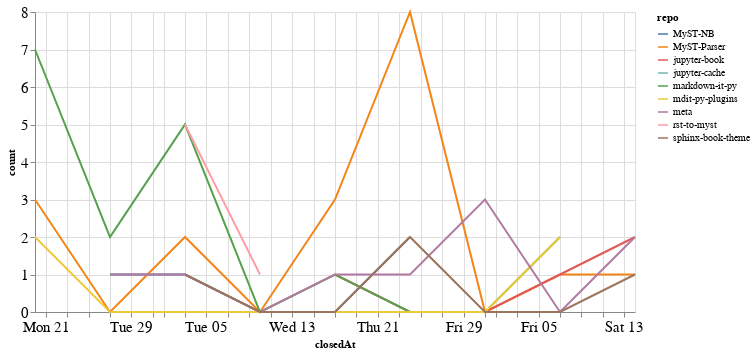

This figure's notebook cell:
### Code cell
closed_by_time = closed_by.groupby('repo').resample('W', on='closedAt').count()['author'].reset_index()
closed_by_time = closed_by_time.rename(columns={'author': 'count'})

alt.Chart(closed_by_time, width=600).mark_line().encode(
    x='closedAt',
    y='count',
    color='repo',
    tooltip="repo"
)

### Figure 1 — Vega-Lite specification as saved in the notebook (floating-point values rounded to 4 significant figures)
{"config": {"axisLeft": {"labelFontSize": 15}, "axisBottom": {"labelFontSize": 15}}, "data": {"name": "data-2b4bc404e41ec110e21d69b2e946ae57"}, "mark": "line", "encoding": {"color": {"type": "nominal", "field": "repo"}, "tooltip": {"type": "nominal", "field": "repo"}, "x": {"type": "temporal", "field": "closedAt"}, "y": {"type": "quantitative", "field": "count"}}, "width": 600, "$schema": "https://vega.github.io/schema/vega-lite/v4.8.1.json", "datasets": {"data-2b4bc404e41ec110e21d69b2e946ae57": [{"repo": "MyST-NB", "closedAt": "2020-12-27T00:00:00", "count": 1}, {"repo": "MyST-NB", "closedAt": "2021-01-03T00:00:00", "count": 1}, {"repo": "MyST-NB", "closedAt": "2021-01-10T00:00:00", "count": 0}, {"repo": "MyST-NB", "closedAt": "2021-01-17T00:00:00", "count": 0}, {"repo": "MyST-NB", "closedAt": "2021-01-24T00:00:00", "count": 2}, {"repo": "MyST-Parser", "closedAt": "2020-12-20T00:00:00", "count": 3}, {"repo": "MyST-Parser", "closedAt": "2020-12-27T00:00:00", "count": 0}, {"repo": "MyST-Parser", "closedAt": "2021-01-03T00:00:00", "count": 2}, {"repo": "MyST-Parser", "closedAt": "2021-01-10T00:00:00", "count": 0}, {"repo": "MyST-Parser", "closedAt": "2021-01-17T00:00:00", "count": 3}, {"repo": "MyST-Parser", "closedAt": "2021-01-24T00:00:00", "count": 8}, {"repo": "MyST-Parser", "closedAt": "2021-01-31T00:00:00", "count": 0}, {"repo": "MyST-Parser", "closedAt": "2021-02-07T00:00:00", "count": 1}, {"repo": "MyST-Parser", "closedAt": "2021-02-14T00:00:00", "count": 1}, {"repo": "jupyter-book", "closedAt": "2021-01-17T00:00:00", "count": 1}, {"repo": "jupyter-book", "closedAt": "2021-01-24T00:00:00", "count": 0}, {"repo": "jupyter-book", "closedAt": "2021-01-31T00:00:00", "count": 0}, {"repo": "jupyter-book", "closedAt": "2021-02-07T00:00:00", "count": 1}, {"repo": "jupyter-book", "closedAt": "2021-02-14T00:00:00", "count": 2}, {"repo": "jupyter-cache", "closedAt": "2021-01-17T00:00:00", "count": 2}, {"repo": "markdown-it-py", "closedAt": "2020-12-20T00:00:00", "count": 7}, {"repo": "markdown-it-py", "closedAt": "2020-12-27T00:00:00", "count": 2}, {"repo": "markdown-it-py", "closedAt": "2021-01-03T00:00:00", "count": 5}, {"repo": "markdown-it-py", "closedAt": "2021-01-10T00:00:00", "count": 0}, {"repo": "markdown-it-py", "closedAt": "2021-01-17T00:00:00", "count": 1}, {"repo": "markdown-it-py", "closedAt": "2021-01-24T00:00:00", "count": 0}, {"repo": "markdown-it-py", "closedAt": "2021-01-31T00:00:00", "count": 0}, {"repo": "markdown-it-py", "closedAt": "2021-02-07T00:00:00", "count": 2}, {"repo": "mdit-py-plugins", "closedAt": "2020-12-20T00:00:00", "count": 2}, {"repo": "mdit-py-plugins", "closedAt": "2020-12-27T00:00:00", "count": 0}, {"repo": "mdit-py-plugins", "closedAt": "2021-01-03T00:00:00", "count": 0}, {"repo": "mdit-py-plugins", "closedAt": "2021-01-10T00:00:00", "count": 0}, {"repo": "mdit-py-plugins", "closedAt": "2021-01-17T00:00:00", "count": 0}, {"repo": "mdit-py-plugins", "closedAt": "2021-01-24T00:00:00", "count": 0}, {"repo": "mdit-py-plugins", "closedAt": "2021-01-31T00:00:00", "count": 0}, {"repo": "mdit-py-plugins", "closedAt": "2021-02-07T00:00:00", "count": 2}, {"repo": "meta", "closedAt": "2020-12-27T00:00:00", "count": 1}, {"repo": "meta", "closedAt": "2021-01-03T00:00:00", "count": 1}, {"repo": "meta", "closedAt": "2021-01-10T00:00:00", "count": 0}, {"repo": "meta", "closedAt": "2021-01-17T00:00:00", "count": 1}, {"repo": "meta", "closedAt": "2021-01-24T00:00:00", "count": 1}, {"repo": "meta", "closedAt": "2021-01-31T00:00:00", "count": 3}, {"repo": "meta", "closedAt": "2021-02-07T00:00:00", "count": 0}, {"repo": "meta", "closedAt": "2021-02-14T00:00:00", "count": 2}, {"repo": "rst-to-myst", "closedAt": "2021-01-03T00:00:00", "count": 5}, {"repo": "rst-to-myst", "closedAt": "2021-01-10T00:00:00", "count": 1}, {"repo": "sphinx-book-theme", "closedAt": "2021-01-03T00:00:00", "count": 1}, {"repo": "sphinx-book-theme", "closedAt": "2021-01-10T00:00:00", "count": 0}, {"repo": "sphinx-book-theme", "closedAt": "2021-01-17T00:00:00", "count": 0}, {"repo": "sphinx-book-theme", "closedAt": "2021-01-24T00:00:00", "count": 2}, {"repo": "sphinx-book-theme", "closedAt": "2021-01-31T00:00:00", "count": 0}, {"repo": "sphinx-book-theme", "closedAt": "2021-02-07T00:00:00", "count": 0}, {"repo": "sphinx-book-theme", "closedAt": "2021-02-14T00:00:00", "count": 1}]}}
